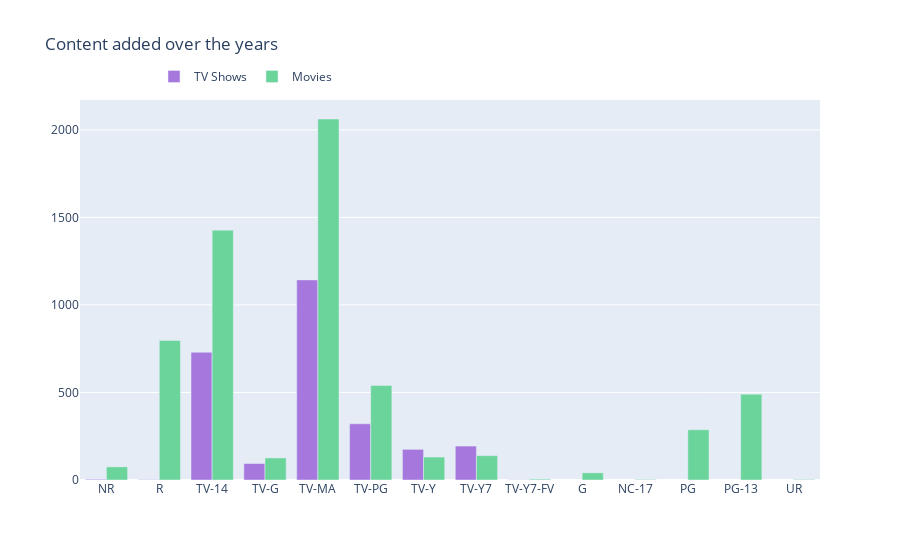

Notebook code for this chart:
### Code cell
# The ratings of the content
col = "rating"
vc1 = d1[col].value_counts().reset_index()
vc1 = vc1.rename(columns = {col : "count", "index" : col})
vc1['percent'] = vc1['count'].apply(lambda x : 100*x/sum(vc1['count']))
vc1 = vc1.sort_values(col)

vc2 = d2[col].value_counts().reset_index()
vc2 = vc2.rename(columns = {col : "count", "index" : col})
vc2['percent'] = vc2['count'].apply(lambda x : 100*x/sum(vc2['count']))
vc2 = vc2.sort_values(col)

trace1 = go.Bar(x=vc1[col], y=vc1["count"], name="TV Shows", marker=dict(color="#a678de"))
trace2 = go.Bar(x=vc2[col], y=vc2["count"], name="Movies", marker=dict(color="#6ad49b"))
data = [trace1, trace2]
layout = go.Layout(title="Content added over the years", legend=dict(x=0.1, y=1.1, orientation="h"))
fig = go.Figure(data, layout=layout)
fig.show()

### Figure 1 — Plotly figure (JSON) as saved in the notebook; plotly's stock layout.template omitted (floating-point values rounded to 4 significant figures)
{"data": [{"marker": {"color": "#a678de"}, "name": "TV Shows", "type": "bar", "x": ["NR", "R", "TV-14", "TV-G", "TV-MA", "TV-PG", "TV-Y", "TV-Y7", "TV-Y7-FV"], "y": [4, 2, 730, 94, 1143, 321, 175, 194, 1]}, {"marker": {"color": "#6ad49b"}, "name": "Movies", "type": "bar", "x": ["G", "NC-17", "NR", "PG", "PG-13", "R", "TV-14", "TV-G", "TV-MA", "TV-PG", "TV-Y", "TV-Y7", "TV-Y7-FV", "UR"], "y": [41, 3, 75, 287, 490, 797, 1427, 126, 2062, 540, 131, 139, 5, 3]}], "layout": {"legend": {"orientation": "h", "x": 0.1, "y": 1.1}, "title": {"text": "Content added over the years"}}}
